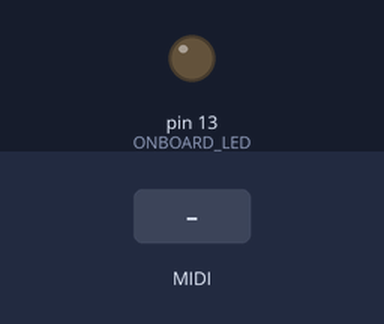
The program below on a simulated Arduino Nano, built with avr-gcc and run on an emulated ATmega328P. Parts: output pins drawn as LEDs (lit = HIGH). Inputs (shaded band) come from the test bench. MIDI output is not drawn.

Above: at 1.2 s.
1.3 s: MIDI note 36 received
At 1.45 s:
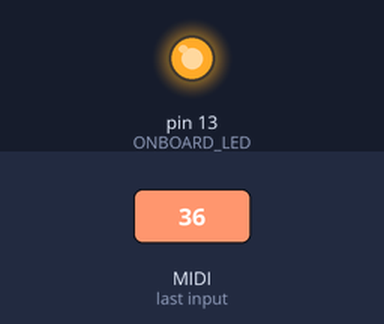
Timing chart, 0 to 4.3 s (numbered marks = the images above; inputs shaded):
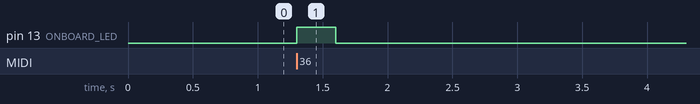

The program:

main.cpp
```cpp
#include <MIDI.h>

// Simple tutorial on how to receive and send MIDI messages.
// Here, when receiving any message on channel 4, the Arduino
// will blink a led and play back a note for 1 second.

MIDI_CREATE_DEFAULT_INSTANCE();

#define ONBOARD_LED 13

unsigned char numberOfCurrentlyPlayingNotes = 0;

void MyHandleNoteOn( byte Channel, byte pitch, byte velocity ) {
    ++numberOfCurrentlyPlayingNotes;
    digitalWrite( ONBOARD_LED, HIGH );
}

void MyHandleNoteOff( byte Channel, byte pitch, byte velocity ) {
    --numberOfCurrentlyPlayingNotes;
    if ( numberOfCurrentlyPlayingNotes == 0 ) {
        digitalWrite( ONBOARD_LED, LOW );
    }
}

void setup()
{
    pinMode(ONBOARD_LED, OUTPUT);
    MIDI.begin(MIDI_CHANNEL_OMNI);                      // Launch MIDI and listen to all channels
    MIDI.setHandleNoteOn(MyHandleNoteOn);
    MIDI.setHandleNoteOff(MyHandleNoteOff);
}

void loop()
{
    MIDI.read();
}
```

Measured:
- after the input at 1.3 s, pin 13 (ONBOARD_LED): LOW → HIGH at once, → LOW 0.30 s later
